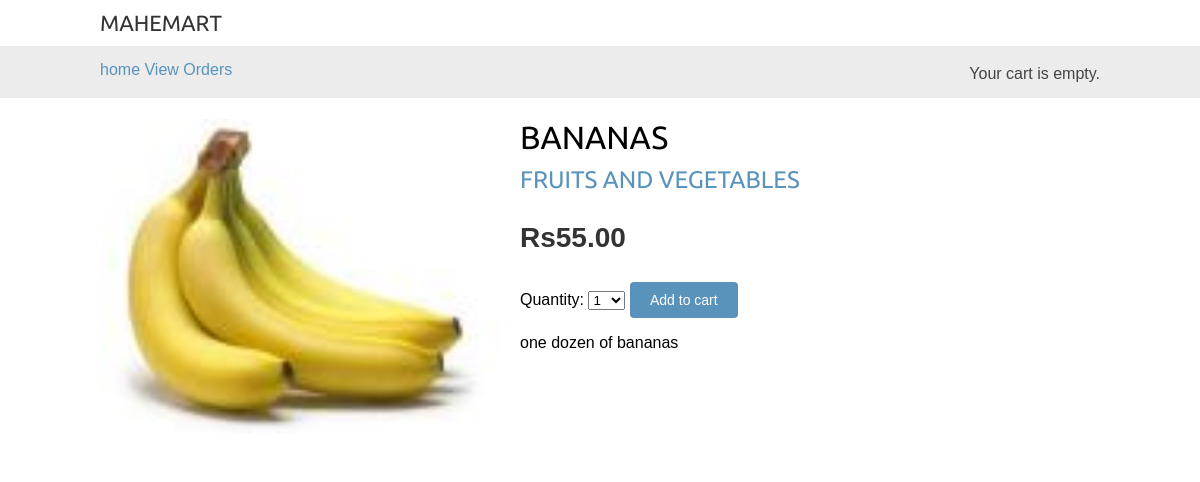
Screenshot of /10/bananas/ with the database file from the repository.
### shop/models.py (models this page shows, shortened)
class Product(models.Model):
    category = models.ForeignKey(Category,
                                 related_name='products',
                                 on_delete=models.CASCADE)
    name = models.CharField(max_length=200)
    slug = models.SlugField(max_length=200)
    image = models.ImageField(upload_to='products/%Y/%m/%d',
                              blank=True)
    description = models.TextField(blank=True)
    price = models.DecimalField(max_digits=10,
                                decimal_places=2)
    available = models.BooleanField(default=True)
    created = models.DateTimeField(auto_now_add=True)
    updated = models.DateTimeField(auto_now=True)
    class Meta:
        ordering = ['name']
        indexes = [
            models.Index(fields=['id', 'slug']),
            models.Index(fields=['name']),
            models.Index(fields=['-created']),
        ]

class Category(models.Model):
    name = models.CharField(max_length=200)
    slug = models.SlugField(max_length=200,
                            unique=True)
    class Meta:
        ordering = ['name']
        indexes = [
            models.Index(fields=['name']),
        ]
        verbose_name = 'category'
        verbose_name_plural = 'categories'
    def __str__(self):
        return self.name
    def get_absolute_url(self):
        return reverse('shop:product_list_by_category',
                       args=[self.slug])

### shop/views.py (the view)
# urls.py: path('<int:id>/<slug:slug>/', views.product_detail,
def product_detail(request, id, slug):
    product = get_object_or_404(Product,
                                id=id,
                                slug=slug,
                                available=True)
    cart_product_form = CartAddProductForm()
    return render(request,
                  'shop/product/detail.html',
                  {'product': product,
                   'cart_product_form': cart_product_form})

### cart/forms.py
class CartAddProductForm(forms.Form):
    quantity = forms.TypedChoiceField(
                                choices=PRODUCT_QUANTITY_CHOICES,
                                coerce=int)
    override = forms.BooleanField(required=False,
                                  initial=False,
                                  widget=forms.HiddenInput)

### cart/cart.py (called while the page is built)
    def __len__(self):
        return sum(item['quantity'] for item in self.cart.values())

### cart/context_processors.py (called while the page is built)
def cart(request):
    return {'cart': Cart(request)}

### shop/templates/shop/product/detail.html (shortened to what this page needs)
{% extends "shop/base.html" %}
{% load static %}
{% block content %}
  <div class="product-detail">
    <img src="{% if product.image %}{{ product.image.url }}{% else %}
    {% static "img/no_image.png" %}{% endif %}">
    <h1>{{ product.name }}</h1>
    <h2>
      <a href="{{ product.category.get_absolute_url }}">
        {{ product.category }}
      </a>
    </h2>
    <p class="price">Rs{{ product.price }}</p>
    <form action="{% url "cart:cart_add" product.id %}" method="post">
      {{ cart_product_form }}
      <input type="submit" value="Add to cart">
    </form>
    {{ product.description|linebreaks }}
  </div>
{% endblock %}

### shop/static/css/base.css (style rules this page uses)
body { margin:0; padding:0; font-family:helvetica, sans-serif; }
h1, h2, h3, h4, h5 , h6 { font-family: 'Ubuntu', sans-serif; font-weight:normal; }
a { text-decoration:none; color:#5993bb; }
a.button, input[type="submit"] { color:#fff; background:#5993bb; border-radius:4px; padding:10px 20px; font-size:14px; border:0; }
.product-detail { text-align:justify; }
.product-detail .price { color:#333; font-size:28px; font-weight:bold; }
.product-detail img { width:40%; float:left; padding:0 20px 20px 0; }
.product-detail h1 { margin-bottom:0; }
.product-detail h2 { margin-top:10px; }

### rows the page displays
Product: image (picture), name "BANANAS", category "FRUITS AND VEGETABLES", price "55.00", description "one dozen of bananas"
